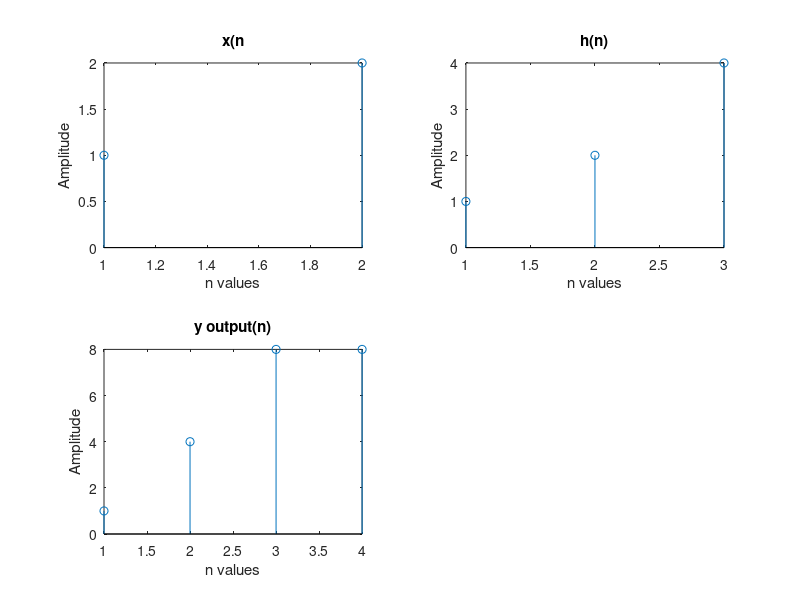

Reproduce this figure in MATLAB.
clc;
clear;
close all;
x = [1,2];
h = [1,2,4];
m1 = length(x);
m2 = length(h);
subplot(2, 2, 1);
stem(x);
xlabel('n values');
ylabel('Amplitude');
title('x(n');

subplot(2, 2, 2);
stem(h);
xlabel('n values');
ylabel('Amplitude');
title('h(n)');

X =  [x, zeros(1, m1)];
H = [h, zeros(1, m2)];
for i=1:(m1+m2-1)
    y(i) = 0;
    for j=1:m1
        if(i-j+1)>0
            y(i) = y(i) + X(j)*H(i-j+1);
        end
    end
end
subplot(2,2,3);
stem(y);
xlabel('n values');
ylabel('Amplitude');
title('y output(n)');
